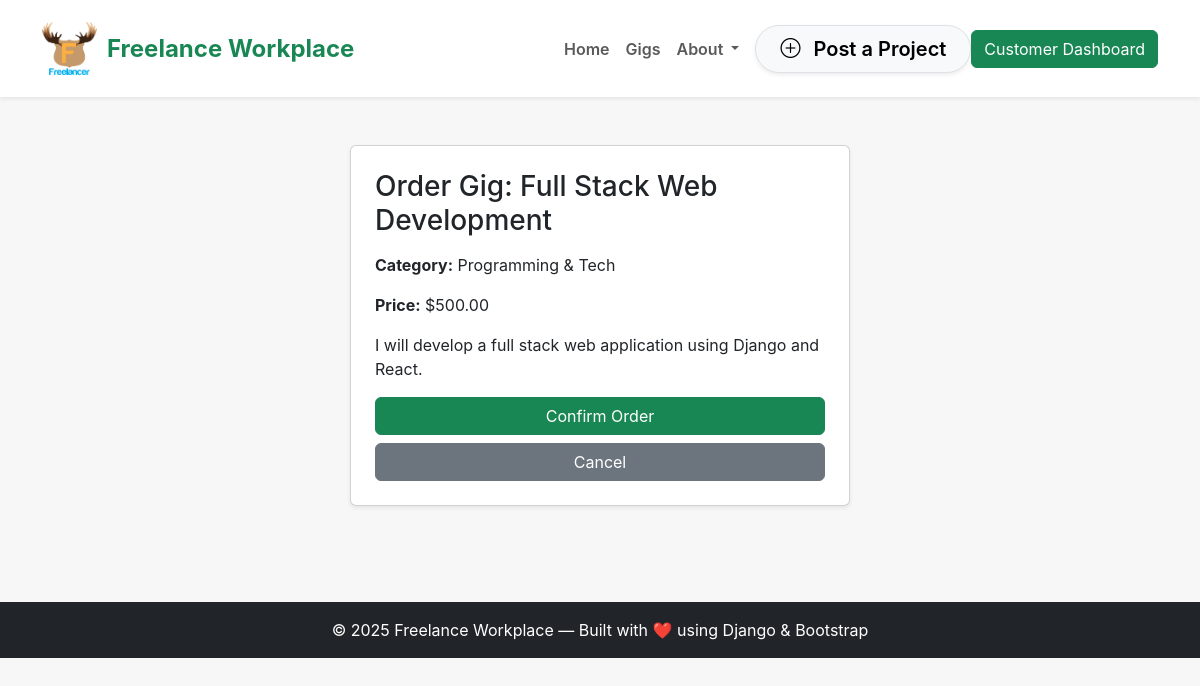
The page /order-gig/1/ (signed in) on the database its author committed.
### freelance_marketplace/models.py (models this page shows, shortened)
class Gig(models.Model):
    freelancer = models.ForeignKey(settings.AUTH_USER_MODEL, on_delete=models.CASCADE, related_name='freelancer_gigs')
    title = models.CharField(max_length=200)
    description = models.TextField()
    category = models.ForeignKey(Category, on_delete=models.SET_NULL, null=True, blank=True)
    price = models.DecimalField(max_digits=10, decimal_places=2)
    image = models.ImageField(upload_to='gigs/', blank=True, null=True)
    created_by = models.ForeignKey(
        settings.AUTH_USER_MODEL,
        on_delete=models.CASCADE,
        related_name='created_gigs'
    )
    created_at = models.DateTimeField(auto_now_add=True)

class Category(models.Model):
    name = models.CharField(max_length=100, unique=True)
    slug = models.SlugField(unique=True, blank=True)

### freelance_marketplace/views.py (the view)
# urls.py: path('order-gig/<int:gig_id>/', views.order_gig, name='order_gig'),
@login_required
def order_gig(request, gig_id):
    gig = get_object_or_404(Gig, id=gig_id)
    if getattr(request.user, 'role', None) != 'customer':
        messages.error(request, "Only customers can place orders.")
        return redirect('freelance_marketplace:home')
    if request.method == 'POST':
        GigOrder.objects.create(gig=gig, customer=request.user)
        messages.success(request, f'Order placed successfully for "{gig.title}"!')
        return redirect('freelance_marketplace:customer_dashboard')
    return render(request, 'freelance_marketplace/order_gig.html', {'gig': gig})

### freelance_marketplace/templates/freelance_marketplace/order_gig.html (shortened to what this page needs)
{% extends 'base.html' %}
{% block content %}
<div class="container py-5">
  <div class="card p-4 shadow-sm mx-auto" style="max-width:500px;">
    <h3 class="mb-3">Order Gig: {{ gig.title }}</h3>
    <p><strong>Category:</strong> {{ gig.category.name }}</p>
    <p><strong>Price:</strong> ${{ gig.price }}</p>
    <p>{{ gig.description }}</p>
    <form method="POST">
      <button type="submit" class="btn btn-success w-100">Confirm Order</button>
      <a href="{% url 'freelance_marketplace:category_page' gig.category.slug %}" class="btn btn-secondary w-100 mt-2">Cancel</a>
    </form>
  </div>
</div>
{% endblock %}

### freelance_marketplace/static/css/category_style.css (style rules this page uses)
body { font-family: 'Inter', sans-serif; background: #f7f7f7; margin: 0; padding: 0; }

### rows shown on the page
Gig: title "Full Stack Web Development", category.name "Programming & Tech", price "500.00", description "I will develop a full stack web application using Django and React."
